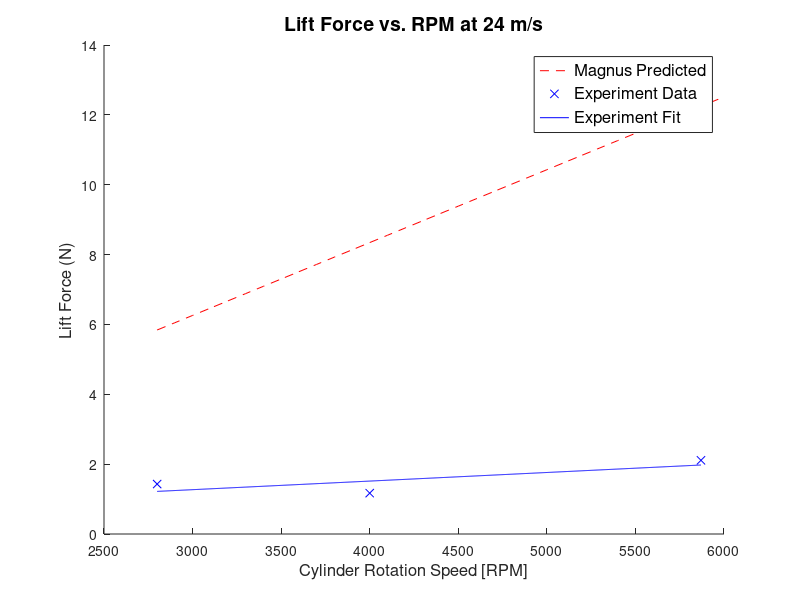
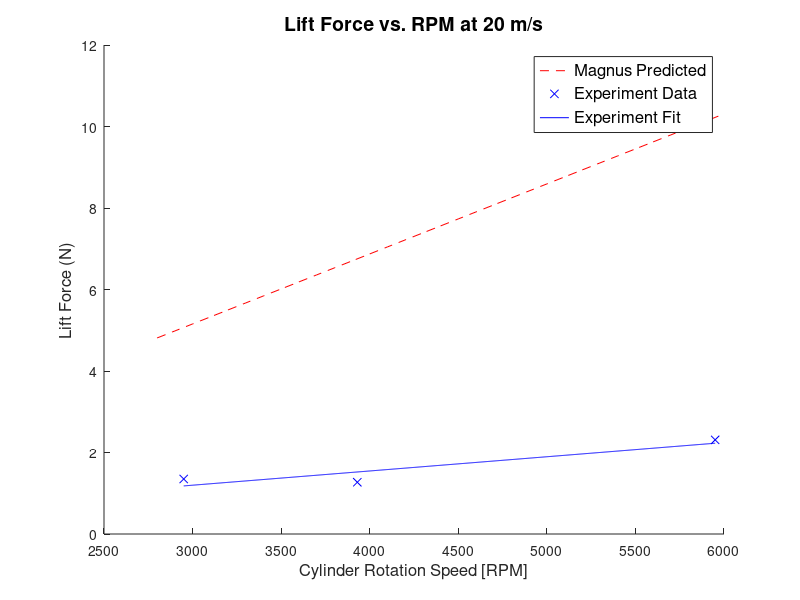
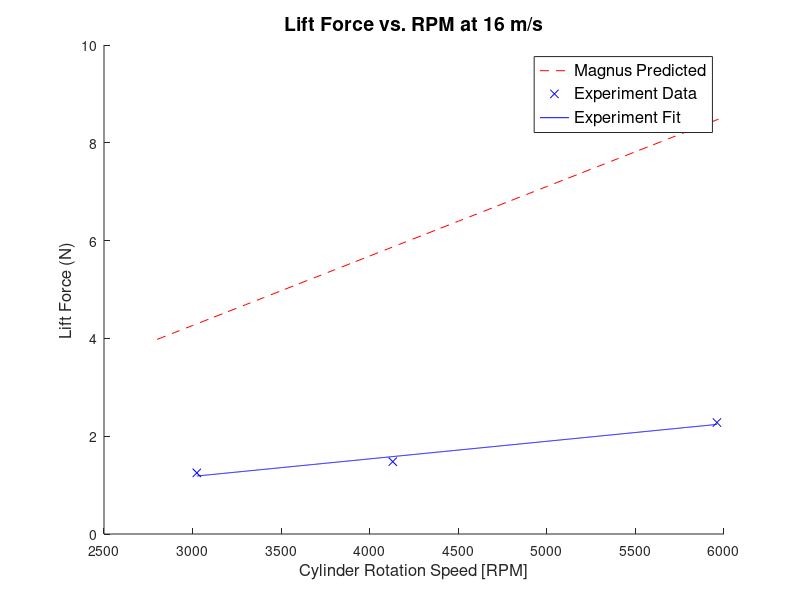
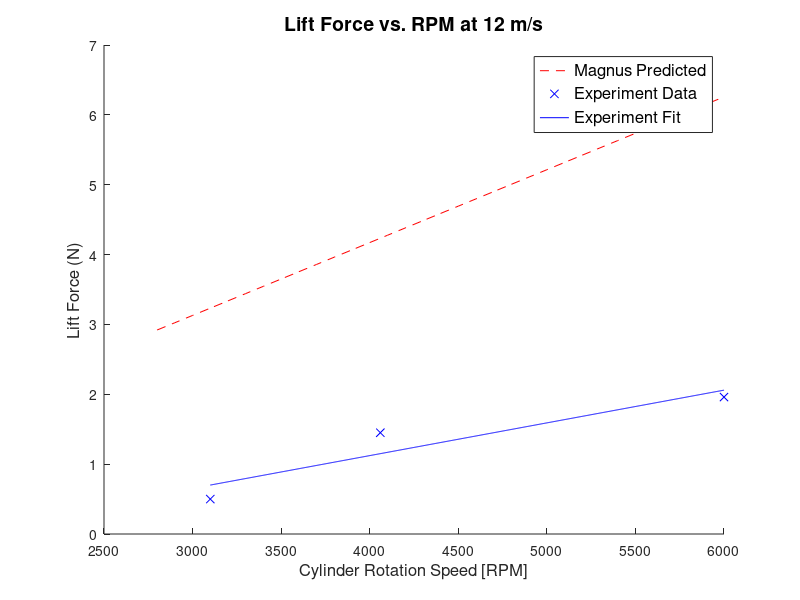

Recreate these plots in MATLAB, in order. (Note: this script raises an error after producing the figures.)
clear all;
close all;
clc;
% Magnus Effect Overview
% Variables:
% FL: lift force - measured by force balance
% rho: air density - calculated from the day's atmospheric pressure
% v: air speed - calculated using pitot tube
% G: vortex strength - found using G = 2*pi*r^2*omega
%                                   r: cylinder radius
%                                   omega: RPM in rad/s
% L: length of the cylinder
% FL = rho*v*G*L = rho*v*4*pi^2*r^2*omega*L = rho*v*4*pi^2*r^2*omega*L
% 
% Topics to analyze:
% 1. Effect of changing RPM on lift force at constant wind speed
%       - expect linear relationship
% 2. Effect of changing wind speed on lift force at constant RPM
%       - expect linear relationship
% 3. Effect of linearly increasing wind speed on lift force
%       - expect linear relationship

%%%%%%%%%%%%%%%%%%%%%%%%%%%%%%%%%%%%%%%%%%%%%%%%%%%%%%%%%%
% Authors: Feng, Zhangxi; Popecki, Simon; Skinner, James %
% Course: ME646                                          %
% Project: Cylindrical Airfoil Magnus Effect             %
% Date: May 1, 2017                                      %
%%%%%%%%%%%%%%%%%%%%%%%%%%%%%%%%%%%%%%%%%%%%%%%%%%%%%%%%%%

%% Overall experiment variables
% See attached excel sheet for the experiment data
% windspeeds from pitot tube readings:
speed4 = 24.01946618; % [m/s]
speed3 = 19.78614266;
speed2 = 16.36650742;
speed1 = 12.00973309;
airrho = 1.2093;
% [kg/m^3] from ideal gas law and the barometric pressure of the day


%% 1. Effect of RPM on lift force at constant wind speed for each airfoil

%% stella - r = 57.91/2000; % radius in [m]
rStella = 57.91/2000;
LStella = 0.130175; % length of stella in meters
forceStella = [0.5,1.45,1.96;...
            1.25,1.48,2.28;...
            1.35,1.27,2.31;...
            1.43,1.17,2.11];
RPMStella = [3100,4060,6000;...
            3024,4130,5960;...
            2950,3930,5950;...
            2800,4000,5870]; % convert from [rpm] to [rps]
% expected relationship
RPMMagnusStella = (2800:100:6000); % [rpm]

% FL = 4*pi^2*r^2*rho*v*omega*L
FLStella4 = 4*pi^2*rStella^2*airrho*speed4.*RPMMagnusStella/60*LStella;
FLStella3 = 4*pi^2*rStella^2*airrho*speed3.*RPMMagnusStella/60*LStella;
FLStella2 = 4*pi^2*rStella^2*airrho*speed2.*RPMMagnusStella/60*LStella;
FLStella1 = 4*pi^2*rStella^2*airrho*speed1.*RPMMagnusStella/60*LStella;

% polyfitting data to line
% speed4
stellaFit4 = polyfit(RPMStella(4,:),forceStella(4,:),1);
stellaFit4x = 2800:(5870-2800)/1000:5870;
stellaFit4y = stellaFit4x*stellaFit4(1) + stellaFit4(2);
% speed3
stellaFit3 = polyfit(RPMStella(3,:),forceStella(3,:),1);
stellaFit3x = 2950:(5950-2950)/1000:5950;
stellaFit3y = stellaFit3x*stellaFit3(1) + stellaFit3(2);
% speed2
stellaFit2 = polyfit(RPMStella(2,:),forceStella(2,:),1);
stellaFit2x = 3024:(5960-3024)/1000:5960;
stellaFit2y = stellaFit2x*stellaFit2(1) + stellaFit2(2);
% speed1
stellaFit1 = polyfit(RPMStella(1,:),forceStella(1,:),1);
stellaFit1x = 3100:(6000-3100)/1000:6000;
stellaFit1y = stellaFit1x*stellaFit1(1) + stellaFit1(2);

% speed4 plots
figure;
hold on;
plot(RPMMagnusStella,FLStella4,'r--');
plot(RPMStella(4,:),forceStella(4,:),'bx',stellaFit4x,stellaFit4y,'b');
xlabel('Cylinder Rotation Speed [RPM]','FontSize',12);
ylabel('Lift Force (N)','FontSize',12);
title('Lift Force vs. RPM at 24 m/s','FontSize',14);
l = legend('Magnus Predicted','Experiment Data','Experiment Fit','Location','best');
set(l,'FontSize',12);

% speed3 plots
figure;
hold on;
plot(RPMMagnusStella,FLStella3,'r--');
plot(RPMStella(3,:),forceStella(3,:),'bx',stellaFit3x,stellaFit3y,'b');
xlabel('Cylinder Rotation Speed [RPM]','FontSize',12);
ylabel('Lift Force (N)','FontSize',12);
title('Lift Force vs. RPM at 20 m/s','FontSize',14);
l = legend('Magnus Predicted','Experiment Data','Experiment Fit','Location','best');
set(l,'FontSize',12);

% speed2 plots
figure;
hold on;
plot(RPMMagnusStella,FLStella2,'r--');
plot(RPMStella(2,:),forceStella(2,:),'bx',stellaFit2x,stellaFit2y,'b');
xlabel('Cylinder Rotation Speed [RPM]','FontSize',12);
ylabel('Lift Force (N)','FontSize',12);
title('Lift Force vs. RPM at 16 m/s','FontSize',14);
l = legend('Magnus Predicted','Experiment Data','Experiment Fit','Location','best');
set(l,'FontSize',12);

% speed1 plots
figure;
hold on;
plot(RPMMagnusStella,FLStella1,'r--');
plot(RPMStella(1,:),forceStella(1,:),'bx',stellaFit1x,stellaFit1y,'b');
xlabel('Cylinder Rotation Speed [RPM]','FontSize',12);
ylabel('Lift Force (N)','FontSize',12);
title('Lift Force vs. RPM at 12 m/s','FontSize',14);
l = legend('Magnus Predicted','Experiment Data','Experiment Fit','Location','best');
set(l,'FontSize',12);

%% Bud - r = 83.82/2000; % radius in [m]
rBud = 83.82/2000; % finding radius from diamter in [mm] to [m]
LBud = 0.1762125; % length of bud cylinder in meters
forceBud = [2.3,3.17,1.65;...
            0,0,0;...
            10.13,21.92,13.91;...
            10.25,13.11,8.97];
RPMBud = [3200,4940,5800;...
        0,0,0;...
        3291,4700,5844;...
        3100,4860,5916]; % convert from [rpm] to [rps]
% expected relationship
RPMMagnusBud = (2500:100:6000); % [rpm]

% FL = 4*pi^2*r^2*rho*v*omega*L
FLBud4 = 4*pi^2*rBud^2*airrho*speed4.*RPMMagnusBud/60*LBud;
FLBud3 = 4*pi^2*rBud^2*airrho*speed3.*RPMMagnusBud/60*LBud;
FLBud2 = 4*pi^2*rBud^2*airrho*speed2.*RPMMagnusBud/60*LBud;
FLBud1 = 4*pi^2*rBud^2*airrho*speed1.*RPMMagnusBud/60*LBud;

% polyfitting data to line
% speed4
budFit4 = polyfit(RPMBud(4,:),forceBud(4,:),1);
budFit4x = 3100:(5916-3100)/1000:5916;
budFit4y = budFit4x*budFit4(1) + budFit4(2);
% speed3
budFit3 = polyfit(RPMBud(3,:),forceBud(3,:),1);
budFit3x = 3291:(5844-3291)/1000:5844;
budFit3y = budFit3x*budFit3(1) + budFit3(2);
% speed1
budFit1 = polyfit(RPMBud(1,:),forceBud(1,:),1);
budFit1x = 3200:(5800-3200)/1000:5800;
budFit1y = budFit1x*budFit1(1) + budFit1(2);

% speed4 plots
figure;
hold on;
plot(RPMMagnusBud,FLBud4,'r--');
plot(RPMBud(4,:),forceBud(4,:),'bx',budFit4x,budFit4y,'b');
xlabel('Cylinder Rotation Speed [RPM]','FontSize',12);
ylabel('Lift Force (N)','FontSize',12);
title('Lift Force vs. RPM at 24 m/s','FontSize',14);
l = legend('Magnus Predicted','Experiment Data','Experiment Fit','Location','best');
set(l,'FontSize',12);

% speed3 plots
figure;
hold on;
plot(RPMMagnusBud,FLBud3,'r--');
plot(RPMBud(3,:),forceBud(3,:),'bx',budFit3x,budFit3y,'b');
xlabel('Cylinder Rotation Speed [RPM]','FontSize',12);
ylabel('Lift Force (N)','FontSize',12);
title('Lift Force vs. RPM at 20 m/s','FontSize',14);
l = legend('Magnus Predicted','Experiment Data','Experiment Fit','Location','best');
set(l,'FontSize',12);

% speed2 plot for Bud does not exist

% speed1 plots
figure;
hold on;
plot(RPMMagnusBud,FLBud1,'r--');
plot(RPMBud(1,:),forceBud(1,:),'bx',budFit1x,budFit1y,'b');
xlabel('Cylinder Rotation Speed [RPM]','FontSize',12);
ylabel('Lift Force (N)','FontSize',12);
title('Lift Force vs. RPM at 12 m/s','FontSize',14);
l = legend('Magnus Predicted','Experiment Data','Experiment Fit','Location','best');
set(l,'FontSize',12);

%% Quaker - r = 128.27/2000; % radius in [m]
rQuaker = 128.27/2000;
LQuaker = 0.2286; % length of quaker oats cylinder in meters
forceQuaker = [3.72,3.14,4.35;...
            6,4.97,5.26;...
            8.42,7.25,7.67;...
            10.6,15.5,10.43];
RPMQuaker = [3720,4560,5560;...
            3660,4470,5630;...
            3675,4050,5500;...
            3000,3160,5200]; % convert from [rpm] to [rps]
% expected relationship
RPMMagnusQuaker = (2500:100:6000); % [rpm]

% FL = 4*pi^2*r^2*rho*v*omega*L
FLQuaker4 = 4*pi^2*rQuaker^2*airrho*speed4.*RPMMagnusQuaker/60*LQuaker;
FLQuaker3 = 4*pi^2*rQuaker^2*airrho*speed3.*RPMMagnusQuaker/60*LQuaker;
FLQuaker2 = 4*pi^2*rQuaker^2*airrho*speed2.*RPMMagnusQuaker/60*LQuaker;
FLQuaker1 = 4*pi^2*rQuaker^2*airrho*speed1.*RPMMagnusQuaker/60*LQuaker;

% polyfitting data to line
% speed4
quakerFit4 = polyfit(RPMQuaker(4,:),forceQuaker(4,:),1);
quakerFit4x = 3000:(5200-3000)/1000:5200;
quakerFit4y = quakerFit4x*quakerFit4(1) + quakerFit4(2);
% speed3
quakerFit3 = polyfit(RPMQuaker(3,:),forceQuaker(3,:),1);
quakerFit3x = 3675:(5500-3675)/1000:5500;
quakerFit3y = quakerFit3x*quakerFit3(1) + quakerFit3(2);
% speed2
quakerFit2 = polyfit(RPMQuaker(2,:),forceQuaker(2,:),1);
quakerFit2x = 3660:(5630-3660)/1000:5630;
quakerFit2y = quakerFit2x*quakerFit2(1) + quakerFit2(2);
% speed1
quakerFit1 = polyfit(RPMQuaker(1,:),forceQuaker(1,:),1);
quakerFit1x = 3720:(5560-3720)/1000:5560;
quakerFit1y = quakerFit1x*quakerFit1(1) + quakerFit1(2);

% speed4 plots
figure;
hold on;
plot(RPMMagnusQuaker,FLQuaker4,'r--');
plot(RPMQuaker(4,:),forceQuaker(4,:),'bx',quakerFit4x,quakerFit4y,'b');
xlabel('Cylinder Rotation Speed [RPM]','FontSize',12);
ylabel('Lift Force (N)','FontSize',12);
title('Lift Force vs. RPM at 24 m/s','FontSize',14);
l = legend('Magnus Predicted','Experiment Data','Experiment Fit','Location','best');
set(l,'FontSize',12);

% speed3 plots
figure;
hold on;
plot(RPMMagnusQuaker,FLQuaker3,'r--');
plot(RPMQuaker(3,:),forceQuaker(3,:),'bx',quakerFit3x,quakerFit3y,'b');
xlabel('Cylinder Rotation Speed [RPM]','FontSize',12);
ylabel('Lift Force (N)','FontSize',12);
title('Lift Force vs. RPM at 20 m/s','FontSize',14);
l = legend('Magnus Predicted','Experiment Data','Experiment Fit','Location','best');
set(l,'FontSize',12);

% speed2 plots
figure;
hold on;
plot(RPMMagnusQuaker,FLQuaker2,'r--');
plot(RPMQuaker(2,:),forceQuaker(2,:),'bx',quakerFit2x,quakerFit2y,'b');
xlabel('Cylinder Rotation Speed [RPM]','FontSize',12);
ylabel('Lift Force (N)','FontSize',12);
title('Lift Force vs. RPM at 16 m/s','FontSize',14);
l = legend('Magnus Predicted','Experiment Data','Experiment Fit','Location','best');
set(l,'FontSize',12);

% speed1 plots
figure;
hold on;
plot(RPMMagnusQuaker,FLQuaker1,'r--');
plot(RPMQuaker(1,:),forceQuaker(1,:),'bx',quakerFit1x,quakerFit1y,'b');
xlabel('Cylinder Rotation Speed [RPM]','FontSize',12);
ylabel('Lift Force (N)','FontSize',12);
title('Lift Force vs. RPM at 12 m/s','FontSize',14);
l = legend('Magnus Predicted','Experiment Data','Experiment Fit','Location','best');
set(l,'FontSize',12);

%% comparison to theory completed, looking for patterns within the collected
% data
% plot of just the experimental data
% quaker oats cylinder
figure;
hold on;
plot(RPMQuaker(4,:),forceQuaker(4,:),'--*');
plot(RPMQuaker(3,:),forceQuaker(3,:),'--x');
plot(RPMQuaker(2,:),forceQuaker(2,:),'--d');
plot(RPMQuaker(1,:),forceQuaker(1,:),'--s');
grid on;
xlabel('Rotation Speed (RPM)','FontSize',12);
ylabel('Life Force (N)','FontSize',12);
title({'Measured Lift Force of Quaker Oats Cylinder vs. RPM','at Constant Wind Speeds'},'FontSize',14);
l = legend('Location','best','24 m/s','20 m/s','16 m/s','12 m/s');
set(l,'FontSize',12);

% Bud Heavy cylinder
figure;
hold on;
plot(RPMBud(4,:),forceBud(4,:),'--*');
plot(RPMBud(3,:),forceBud(3,:),'--x');
plot(RPMBud(1,:),forceBud(1,:),'--s');
grid on;
xlabel('Rotation Speed (RPM)','FontSize',12);
ylabel('Life Force (N)','FontSize',12);
title({'Measured Lift Force of Bud Heavy Cylinder vs. RPM','at Constant Wind Speeds'},'FontSize',14);
l = legend('Location','best','24 m/s','20 m/s','12 m/s');
set(l,'FontSize',12);
text(3250,22.5,'16 m/s wind speed has no data','FontSize',12);

% Quaker cylinder
figure;
hold on;
plot(RPMQuaker(4,:),forceQuaker(4,:),'--*');
plot(RPMQuaker(3,:),forceQuaker(3,:),'--x');
plot(RPMQuaker(2,:),forceQuaker(2,:),'--d');
plot(RPMQuaker(1,:),forceQuaker(1,:),'--s');
grid on;
xlabel('Rotation Speed (RPM)','FontSize',12);
ylabel('Life Force (N)','FontSize',12);
title({'Measured Lift Force of Quaker Cylinder vs. RPM','at Constant Wind Speeds'},'FontSize',14);
l = legend('Location','best','24 m/s','20 m/s','16 m/s','12 m/s');
set(l,'FontSize',12);

%% 2. Effect of changing wind speed on lift force

%% Calculating Reynolds number for 3 cylinders and all 4 speeds 

speeds1to4 = [speed1,speed2,speed3,speed4];
speeds1to4stella = [speed1,speed2,speed3,speed4,29.420];
nu = 15.11e-6; % (m^2/s) kinematic viscosity of air at room temperature

ReStella = speeds1to4stella.*(rStella*2)/nu;
ReBud = speeds1to4.*(rBud*2)/nu;
ReQuaker = speeds1to4.*(rQuaker*2)/nu;
strReStella = sprintf('Re = %1.3d \n',ReStella);
strReBud = sprintf('Re = %1.3d \n',ReBud);
strReQuaker = sprintf('Re = %1.3d \n',ReQuaker);
disp('Stella Reynolds Number for velocities in increasing magnitude (12,16,20,24) m/s')
disp(strReStella)
disp('Bud Heavy Reynolds Number for velocities in increasing magnitude (12,16,20,24) m/s')
disp(strReBud)
disp('Quaker Reynolds Number for velocities in increasing magnitude (12,16,20,24) m/s')
disp(strReQuaker)


%% Plotting all the data
% Experiment was conducted to have approximately the same RPM. Assuming the
% difference in lift force from <300 RPM difference is negligible for the
% purpose of seeking a pattern.

speeds = [speed4,speed3,speed2,speed1];

% Stella Cylinder
figure;
hold on;
plot(speeds,forceStella(:,3),'--*');
plot(speeds,forceStella(:,2),'-.x');
plot(speeds,forceStella(:,1),'k:d');
xlim([10 26]);
xlabel('Wind Speeds (m/s)','FontSize',12);
ylabel('Lift Force (N)','FontSize',12);
title({'Effect of Wind Speed on Stella Cylinder Lift Force','Assuming Constant RPM'},'FontSize',14);
l = legend('Location','best','~3000 RPM','~4000 RPM','~6000 RPM');
set(l,'FontSize',12);

% Bud Cylinder
figure;
hold on;
plot(speeds([1,3,4]),forceBud([1,3,4],3),'--*');
plot(speeds([1,3,4]),forceBud([1,3,4],2),'-.x');
plot(speeds([1,3,4]),forceBud([1,3,4],1),'k:d');
xlim([10 26]);
xlabel('Wind Speeds (m/s)','FontSize',12);
ylabel('Lift Force (N)','FontSize',12);
title({'Effect of Wind Speed on Bud Cylinder Lift Force','Assuming Constant RPM'},'FontSize',14);
l = legend('Location','best','~3000 RPM','~5000 RPM','~6000 RPM');
set(l,'FontSize',12);

% Oats Cylinder
figure;
hold on;
plot(speeds,forceQuaker(:,3),'--*');
plot(speeds,forceQuaker(:,2),'-.x');
plot(speeds,forceQuaker(:,1),'k:d');
xlim([10 26]);
xlabel('Wind Speeds (m/s)','FontSize',12);
ylabel('Lift Force (N)','FontSize',12);
title({'Effect of Wind Speed on Oats Cylinder Lift Force','Assuming Constant RPM'},'FontSize',14);
l = legend('Location','best','~3500 RPM','~4250 RPM','~5500 RPM');
set(l,'FontSize',12);

%% fitting the wind speed data
stellaWindRPMfit6k = polyfit(speeds',forceStella(:,1),1);
sWRfitx = speeds(4):(speeds(1) - speeds(4))/10:speeds(1);
sWRfity = sWRfitx*stellaWindRPMfit6k(1) + stellaWindRPMfit6k(2);

figure;
plot(speeds,forceStella(:,1),'*',sWRfitx,sWRfity);
xlabel('Wind Speed (m/s)','FontSize',12);
ylabel('Lift Force (N)','FontSize',12);
title('Lift Force vs. Wind Speed Stella Cylinder at 6000 rpm','FontSize',14);
l = legend('Location','best','Data','Best Fit');
set(l,'FontSize',12);

budWindRPMfit6k = polyfit(speeds([1,3,4])',forceBud([1,3,4],1),1);
bWRfitx = speeds(4):(speeds(1) - speeds(4))/10:speeds(1);
bWRfity = bWRfitx*budWindRPMfit6k(1) + budWindRPMfit6k(2);

figure;
plot(speeds([1,3,4]),forceBud([1,3,4],1),'*',bWRfitx,bWRfity);
xlabel('Wind Speed (m/s)','FontSize',12);
ylabel('Lift Force (N)','FontSize',12);
title('Lift Force vs. Wind Speed Bud Cylinder 6000 rpm','FontSize',14);
l = legend('Location','best','Data','Best Fit');
set(l,'FontSize',12);

quakerWindRPMfit6k = polyfit(speeds',forceQuaker(:,1),1);
qWRfitx = speeds(4):(speeds(1) - speeds(4))/10:speeds(1);
qWRfity = qWRfitx*quakerWindRPMfit6k(1) + quakerWindRPMfit6k(2);

figure;
plot(speeds,forceQuaker(:,1),'*',qWRfitx,qWRfity);
xlabel('Wind Speed (m/s)','FontSize',12);
ylabel('Lift Force (N)','FontSize',12);
title('Lift Force vs. Wind Speed Quaker Cylinder 6000 rpm','FontSize',14);
l = legend('Location','best','Data','Best Fit');
set(l,'FontSize',12);

%% 3. Effect of increasing wind speed on a fixed RPM on the lift force

%% Plotting and fitting
windSpeed = [11.12,16.37,20.3,23.59,26.47,29.42]; % [m/s]
liftForce = [0.67,0.61,0.5,0.4,0.36,0.47]; % [N]

windForceFit = polyfit(windSpeed,liftForce,1);
windForcex = linspace(windSpeed(1),windSpeed(end),6);
windForcey = windForcex*windForceFit(1) + windForceFit(2);

%% Error Analysis
% confidence interval-------------------------------------------
% defining the degree of freedom and confidence interval
N = length(windSpeed);
dF = N - (1 + 1);
confidenceLevel = 0.975; % Matlab uses one-tail probability

% finding the t score
t = tinv(confidenceLevel,dF);
% t = 2.3060

% average value of x axis data
xMean = mean(windSpeed);

% the sum of difference of X - xbar squared
SSxx = sum((windSpeed - xMean).^2);

% finding the term of sum of difference of y axis - yfit squared
SSres = sum((liftForce - windForcey).^2);

% finding Syx
Syx = sqrt(SSres/dF);

% fit confidence interval max and min
fitCf = t*Syx*sqrt(1/N + ((windSpeed - xMean).^2)/SSxx);
minFitCf = windForcey - fitCf;
maxFitCf = windForcey + fitCf;

% measurement confidence interval max and min
measCf = t*Syx*sqrt(1 + 1/N + ((windSpeed - xMean).^2)/SSxx);
minMeaCf = windForcey - measCf;
maxMeaCf = windForcey + measCf;
% confidence interval ends--------------------------------------

%% Plotting everythang
figure;
plot(windSpeed,liftForce,'x',windForcex,windForcey);
hold on;
p1 = plot(windSpeed,minFitCf,'r:');
p2 = plot(windSpeed,maxFitCf,'r:');
p3 = plot(windSpeed,minMeaCf,'b--');
p4 = plot(windSpeed,maxMeaCf,'b--');
set(get(get(p2,'Annotation'),'LegendInformation'),...
    'IconDisplayStyle','off');
set(get(get(p4,'Annotation'),'LegendInformation'),...
    'IconDisplayStyle','off');
xlabel('Wind Speed (m/s)','FontSize',12);
ylabel('Lift Force (N)','FontSize',12);
title('Lift Force vs. Wind Speed for Stella Cylinder','FontSize',14);
l = legend('Location','best','Experiment Data','Best fit line','Confidence of Fit','Confidence of Measurement');
set(l,'FontSize',12);

%% Calculateing the Coefficient of Lift 
%  THEORETICAL

% Below calculations were done using the equation found 
% in Tokumaru pdf
% Note: in the document a = radius
% CL = Lift/rhoair*(velocity.^2)*radius

% Coeffeicient of lift for Stella
CLthStella1 = FLStella1/airrho*(speed1^2)*rStella;
CLthStella2 = FLStella2/airrho*(speed2^2)*rStella;
CLthStella3 = FLStella3/airrho*(speed3^2)*rStella;
CLthStella4 = FLStella4/airrho*(speed4^2)*rStella;

% Coeffeicient of lift for Bud Heavy
CLthBud1 = FLBud1/airrho*(speed1^2)*rBud;
CLthBud2 = FLBud2/airrho*(speed2^2)*rBud;
CLthBud3 = FLBud3/airrho*(speed3^2)*rBud;
CLthBud4 = FLBud4/airrho*(speed4^2)*rBud;

% Coeffeicient of lift for Oats
CLthQuaker1 = FLQuaker1/airrho*(speed1^2)*rQuaker;
CLthQuaker2 = FLQuaker2/airrho*(speed2^2)*rQuaker;
CLthQuaker3 = FLQuaker3/airrho*(speed3^2)*rQuaker;
CLthQuaker4 = FLQuaker4/airrho*(speed4^2)*rQuaker;

%% Plot Theoretical Coefficent of Lift

figure
hold on
plot(RPMMagnusStella,CLthStella1,'-')
plot(RPMMagnusStella,CLthStella2,'-')
plot(RPMMagnusStella,CLthStella3,'-')
plot(RPMMagnusStella,CLthStella4,'-')
title('Theoretical Coefficient of Lift for Stella Cylinder')
xlabel('Velocity (m/s)')
ylabel('CL')
legend('Location','northwest','12 m/s','16 m/s','20 m/s','24 m/s')

figure
hold on
plot(RPMMagnusBud,CLthBud1,'-')
plot(RPMMagnusBud,CLthBud2,'-')
plot(RPMMagnusBud,CLthBud3,'-')
plot(RPMMagnusBud,CLthBud4,'-')
title('Theoretical Coefficient of Lift for Bud Heavy Cylinder')
xlabel('Velocity (m/s)')
ylabel('CL')
legend('Location','northwest','12 m/s','16 m/s','20 m/s','24 m/s')

figure
hold on
plot(RPMMagnusQuaker,CLthQuaker1,'-')
plot(RPMMagnusQuaker,CLthQuaker2,'-')
plot(RPMMagnusQuaker,CLthQuaker3,'-')
plot(RPMMagnusQuaker,CLthQuaker4,'-')
title('Theoretical Coefficient of Lift for Quaker Oat Cylinder')
xlabel('Velocity (m/s)')
ylabel('CL')
legend('Location','northwest','12 m/s','16 m/s','20 m/s','24 m/s')

%% Calculateing the Coefficient of Lift 
%  EXPERIMENTAL

% Below calculations were done using the equation found 
% in Tokumaru pdf
% Note: in the document a = radius
% CL = Lift/rhoair*(velocity.^2)*radius

% All speeds in order of smallest to greatest magnitude of velocity
%speedslr = fliplr(speeds);

% Coeffeicient of lift for Stella
% Organized by trial (Constant windpeed, changing rpm)
CLexpStella1 = forceStella(1,:)./airrho*(speed1^2)*rStella;
CLexpStella2 = forceStella(2,:)./airrho*(speed2^2)*rStella;
CLexpStella3 = forceStella(3,:)./airrho*(speed3^2)*rStella;
CLexpStella4 = forceStella(4,:)./airrho*(speed4^2)*rStella;

% Coeffeicient of lift for Bud Heavy
% Organized by trial (Constant windpeed, changing rpm)
CLexpBud1 = forceBud(1,:)./airrho*(speed1^2)*rBud;
CLexpBud3 = forceBud(3,:)./airrho*(speed3^2)*rBud;
CLexpBud4 = forceBud(4,:)./airrho*(speed4^2)*rBud;


% Coeffeicient of lift for Oats
% Organized by trial (Constant windpeed, changing rpm)
CLexpQuaker1 = forceQuaker(1,:)./airrho*(speed1^2)*rQuaker;
CLexpQuaker2 = forceQuaker(2,:)./airrho*(speed2^2)*rQuaker;
CLexpQuaker3 = forceQuaker(3,:)./airrho*(speed3^2)*rQuaker;
CLexpQuaker4 = forceQuaker(4,:)./airrho*(speed4^2)*rQuaker;

%% Plot for Experimental Coefficient of Lift

figure
hold on
plot(RPMStella(1,:),CLexpStella1,'--o')
plot(RPMStella(2,:),CLexpStella2,'--o')
plot(RPMStella(3,:),CLexpStella3,'--o')
plot(RPMStella(4,:),CLexpStella4,'--o')
title('Experimental Coefficient of Lift for Stella Cylinder')
xlabel('Velocity (m/s)')
ylabel('CL')
legend('Location','northwest','12 m/s','16 m/s','20 m/s','24 m/s')

figure
hold on
plot(RPMBud(1,:),CLexpBud1,'--o')
plot(RPMBud(3,:),CLexpBud3,'--o')
plot(RPMBud(4,:),CLexpBud4,'--o')
title('Experimental Coefficient of Lift for Bud Heavy Cylinder')
xlabel('Velocity (m/s)')
ylabel('CL')
legend('Location','northwest','12 m/s','20 m/s','24 m/s')

figure
hold on
plot(RPMQuaker(1,:),CLexpQuaker1,'--o')
plot(RPMQuaker(2,:),CLexpQuaker2,'--o')
plot(RPMQuaker(3,:),CLexpQuaker3,'--o')
plot(RPMQuaker(4,:),CLexpQuaker4,'--o')
title('Experimental Coefficient of Lift for Quaker Oat Cylinder')
xlabel('Velocity (m/s)')
ylabel('CL')
legend('Location','northwest','12 m/s','16 m/s','20 m/s','24 m/s')

%% Misc Info

MStoMPH = 2.23694; % m/s to mph

mph1 = speed1*MStoMPH; % slowest test speed m/s to mph
mph4 = speed4*MStoMPH; % fastest for most tests m/s to mph
mphMAX = windSpeed(end)*MStoMPH; % Max wind speed for stella on the last test

mphstr1 = sprintf('Our slowest test wind speed of %1.1f m/s = %1.1f mph',speed1,mph1);
mphstr2 = sprintf('Our "fastest" test wind speed (for our primary tests of 3 cylinders) of %1.1f m/s = %1.1f mph',speed4,mph4);
mphstr3 = sprintf('Our MAX test wind speed on Stella was %1.1f m/s = %1.1f mph',windSpeed(end),mphMAX);

disp(mphstr1)
disp(mphstr2)
disp(mphstr3)
